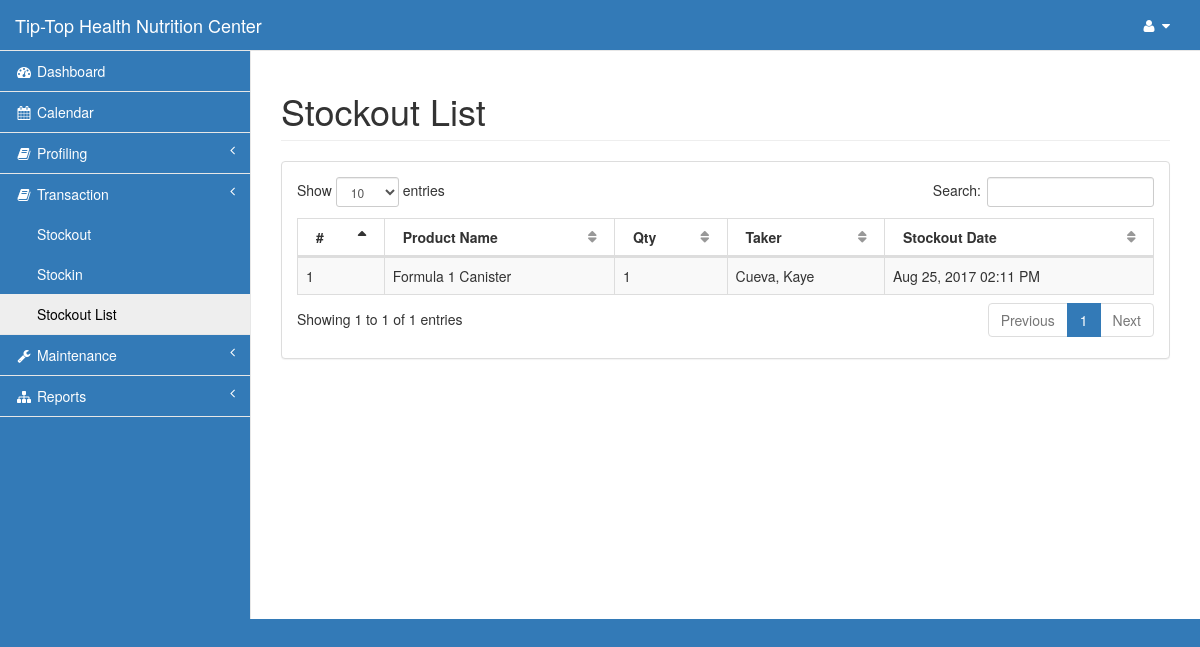
Page /pages/stockout.php (signed in) on the earlier database version.
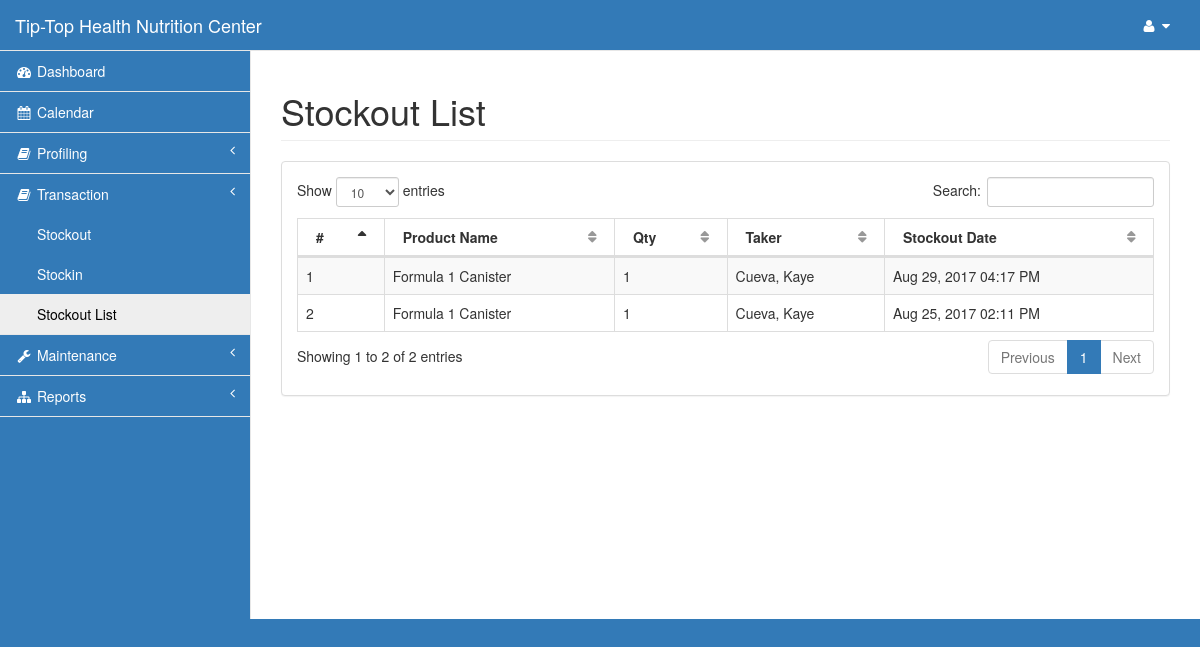
Same page on the later database version.
### tables this page shows
CREATE TABLE `stockout` (
  `stockout_id` int(11) NOT NULL,
  `prod_id` int(11) NOT NULL,
  `stockout_qty` int(11) NOT NULL,
  `stockout_date` datetime NOT NULL,
  `id` int(11) NOT NULL
);

CREATE TABLE `product` (
  `prod_id` int(11) NOT NULL,
  `prod_name` varchar(30) NOT NULL,
  `vol_pts` int(11) NOT NULL,
  `c` int(11) NOT NULL,
  `sc` int(11) NOT NULL,
  `sb` int(11) NOT NULL,
  `supv` int(11) NOT NULL,
  `retail` int(11) NOT NULL,
  `profitc` int(11) NOT NULL,
  `profitsc` int(11) NOT NULL,
  `profitsb` int(11) NOT NULL,
  `profitsupv` int(11) NOT NULL,
  `qty` int(11) NOT NULL,
  `reorder` int(11) NOT NULL,
  `cat_id` int(11) NOT NULL
);

CREATE TABLE `taker` (
  `id` int(11) NOT NULL,
  `last` varchar(15) NOT NULL,
  `first` varchar(15) NOT NULL,
  `phone` varchar(11) NOT NULL,
  `gender` varchar(6) NOT NULL,
  `bday` date NOT NULL,
  `referrer_id` int(11) NOT NULL,
  `referrer_contact` varchar(30) NOT NULL,
  `address` varchar(100) NOT NULL,
  `email` varchar(30) NOT NULL,
  `status` varchar(8) NOT NULL,
  `points` decimal(7,2) NOT NULL,
  `discount` decimal(10,2) NOT NULL,
  `height` decimal(5,2) NOT NULL,
  `orig_weight` decimal(5,2) NOT NULL
);

### pages/stockout.php (the view, shortened to what this page needs)
<?php include('session.php');?>
<!DOCTYPE html>
<html lang="en">
<head>
    <?php include('css.php');?>
</head>
<body>
    <div id="wrapper">
        <?php include('nav.php');?>
        <div id="page-wrapper">
            <div class="row">
                <div class="col-lg-12">
                    <h1 class="page-header">Stockout List</h1>
                </div>
            </div>
            <div class="row">
                <div class="col-lg-12">
                    <div class="panel panel-default">
                        <div class="panel-body">
                            <table width="100%" class="table table-striped table-bordered table-hover" id="dataTables-example">
                                <thead>
                                    <tr>
                                        <th>#</th>
                                        <th>Product Name</th>
                                        <th>Qty</th>
                                        <th>Taker</th>
                                        <th>Stockout Date</th>
                                    </tr>
                                </thead>
                                <tbody>
<?php
        $query=mysqli_query($con,"select * from stockout natural join product natural join taker order by stockout_date desc")or die(mysqli_error($con));
            $i=1;
          while ($row=mysqli_fetch_array($query)){
?>
                                    <tr class="odd gradeX">
                                        <td class="center"><?php echo $i;?></td>
                                        <td><?php echo $row['prod_name'];?></td>
                                        <td><?php echo $row['stockout_qty'];?></td>
                                        <td><?php echo $row['last'].", ".$row['first'];?></td>
                                        <td><?php echo date("M d, Y h:i A",strtotime($row['stockout_date']));?></td>
                                    </tr>
<?php $i++;}?>
                                </tbody>
                            </table>
                    </div>
                </div>
            </div>
        </div>
    </div>
</body>
</html>

Differences in the rows shown:
added stockout: prod.prod_name "Formula 1 Canister", stockout_qty "1", taker.last "Cueva", taker.first "Kaye", stockout_date "Aug 29, 2017 04:17 PM"
Other differences:
text written by a page script: "Show entries Search: Showing 1 to 1 of 1 entries Previous 1 Next" → "Show entries Search: Showing 1 to 2 of 2 entries Previous 1 Next"
